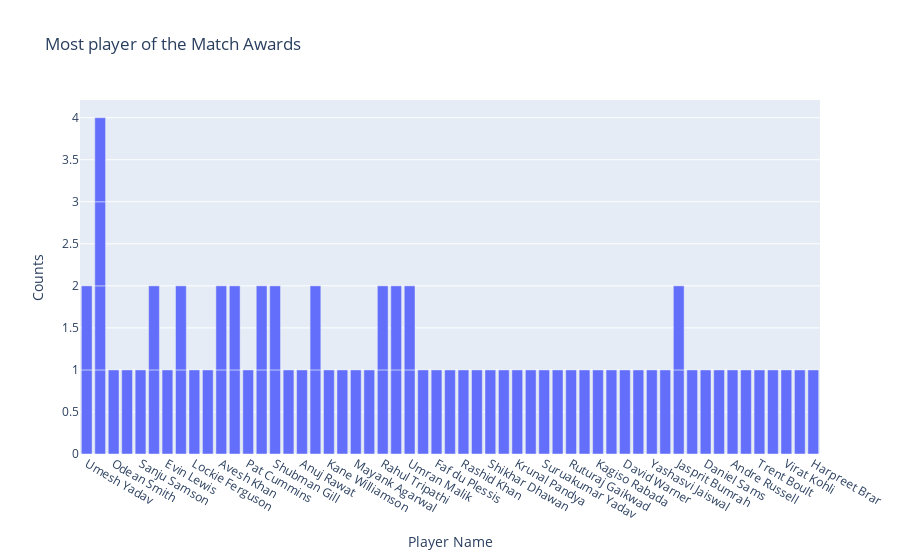

The notebook cell this image was saved under:
### Markdown cell above
Most player of the Match Awards

### Code cell
#creating a bar plot for player ofo the match- IPL[2022]
fig=px.bar(data_frame=ipl,
           x='player_of_the_match',
           title='Most player of the Match Awards')

#updating the bar layout
fig.update_layout(xaxis_title='Player Name',
                  yaxis_title='Counts')

#Displaying the plot
fig.show()

### Figure 1 — Plotly figure (JSON) as saved in the notebook; plotly's stock layout.template omitted (floating-point values rounded to 4 significant figures)
{"data": [{"alignmentgroup": "True", "hovertemplate": "player_of_the_match=%{x}<br>count=%{y}<extra></extra>", "legendgroup": "", "marker": {"color": "#636efa", "pattern": {"shape": ""}}, "name": "", "offsetgroup": "", "orientation": "v", "showlegend": false, "textposition": "auto", "type": "bar", "x": ["Umesh Yadav", "Kuldeep Yadav", "Odean Smith", "Mohammed Shami", "Sanju Samson", "Wanindu Hasaranga", "Evin Lewis", "Umesh Yadav", "Jos Buttler", "Lockie Ferguson", "Liam Livingstone", "Avesh Khan", "Dinesh Karthik", "Pat Cummins", "Quinton de Kock", "Shubman Gill", "Abhishek Sharma", "Anuj Rawat", "Kuldeep Yadav", "Yuzvendra Chahal", "Kane Williamson", "Shivam Dube", "Mayank Agarwal", "Hardik Pandya", "Rahul Tripathi", "K L Rahul", "Dinesh Karthik", "Umran Malik", "David Miller", "Yuzvendra Chahal", "Faf du Plessis", "Kuldeep Yadav", "Mukesh Choudhary", "Jos Buttler", "Rashid Khan", "Marco Jansen", "K L Rahul", "Shikhar Dhawan", "Riyan Parag", "Umran Malik", "Kuldeep Yadav", "Krunal Pandya", "Rahul Tewatia", "Suruakumar Yadav", "Mohsin Khan", "Ruturaj Gaikwad", "Rinku Singh", "Kagiso Rabada", "Harshal Patel", "David Warner", "Tim David", "Yashasvi Jaiswal", "Avesh Khan", "Wanindu Hasaranga", "Devon Conway", "Jasprit Bumrah", "Shubman Gill", "Mitchell Marsh", "Daniel Sams", "Jonny Bairstow", "Andre Russell", "W. Saha", "Trent Boult", "Shardul Thakur", "Rahul Tripathi", "Quinton de Kock", "Virat Kohli", "R Aswin", "Jasprit Bumrah", "Harpreet Brar"], "xaxis": "x", "y": [1, 1, 1, 1, 1, 1, 1, 1, 1, 1, 1, 1, 1, 1, 1, 1, 1, 1, 1, 1, 1, 1, 1, 1, 1, 1, 1, 1, 1, 1, 1, 1, 1, 1, 1, 1, 1, 1, 1, 1, 1, 1, 1, 1, 1, 1, 1, 1, 1, 1, 1, 1, 1, 1, 1, 1, 1, 1, 1, 1, 1, 1, 1, 1, 1, 1, 1, 1, 1, 1], "yaxis": "y"}], "layout": {"barmode": "relative", "legend": {"tracegroupgap": 0}, "title": {"text": "Most player of the Match Awards"}, "xaxis": {"anchor": "y", "domain": [0, 1], "title": {"text": "Player Name"}}, "yaxis": {"anchor": "x", "domain": [0, 1], "title": {"text": "Counts"}}}}
